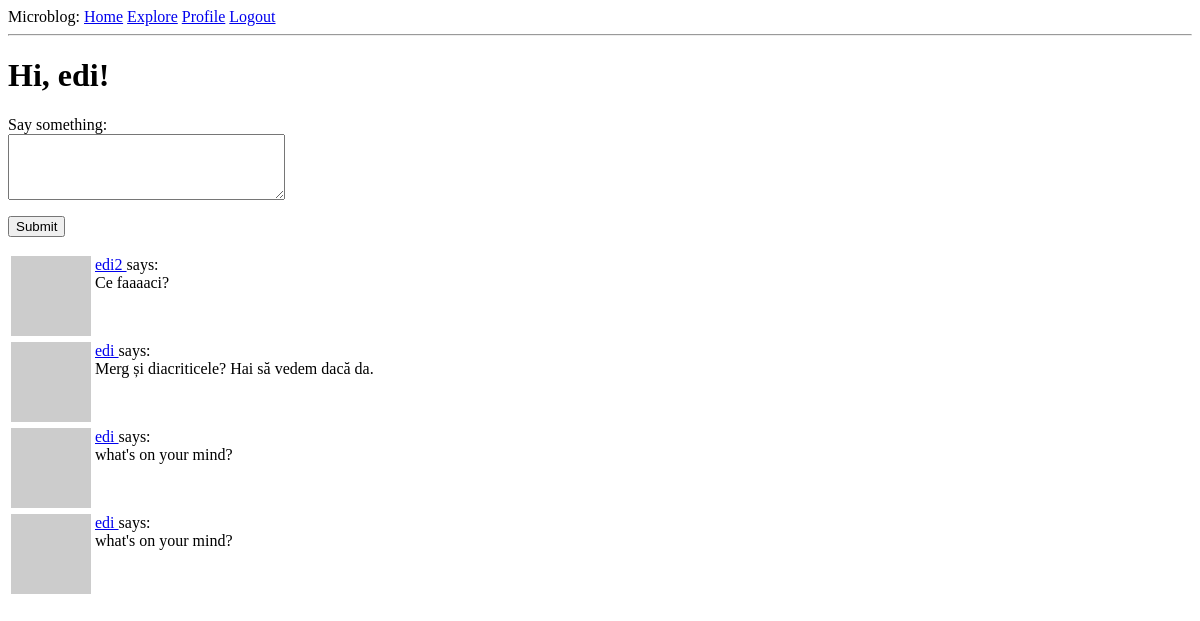
Before: /index (signed in) with the older database file.
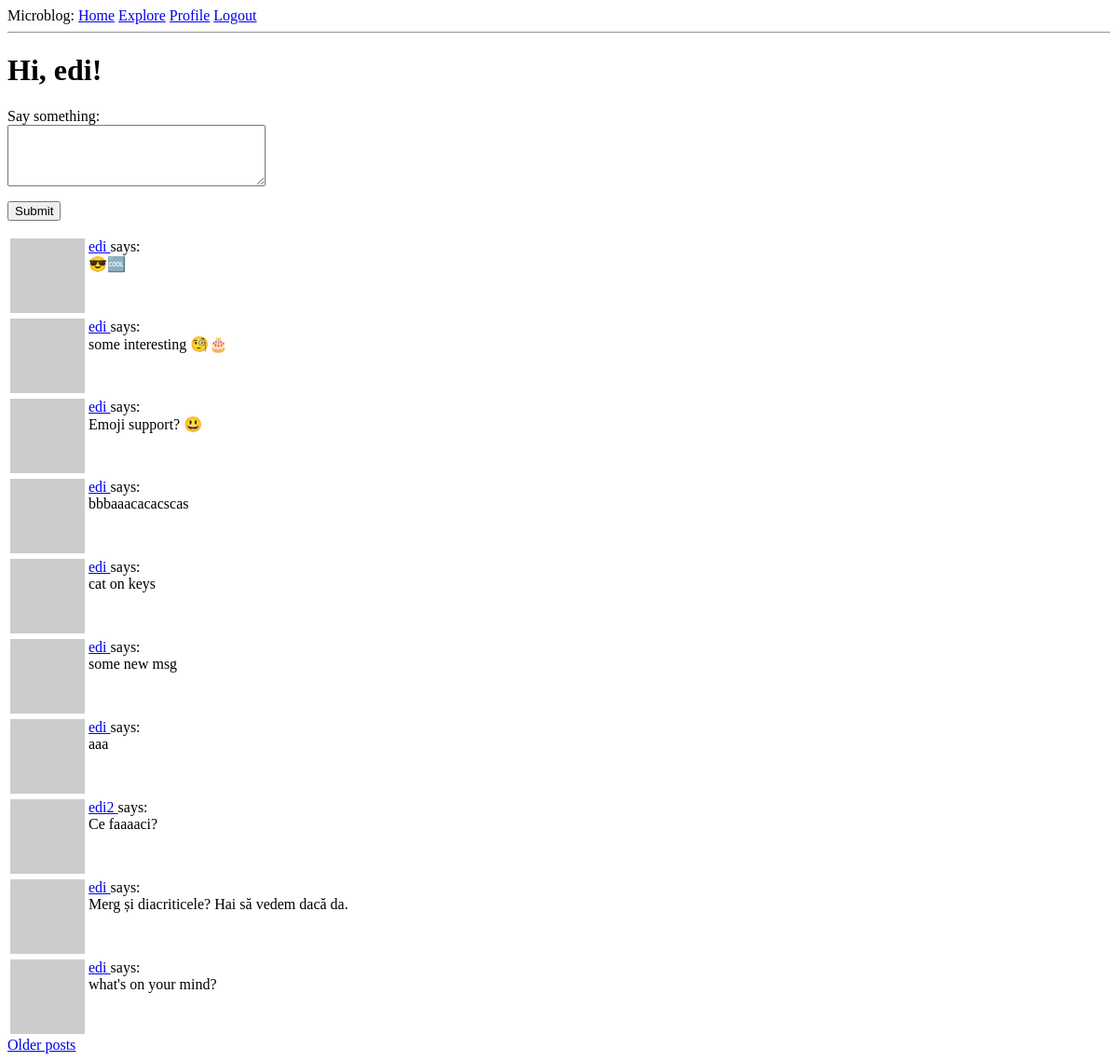
After: the same page with the newer database file.
### app/models.py (models this page shows, shortened)
class Post(db.Model):
    id = db.Column(db.Integer, primary_key=True)
    body = db.Column(db.String(140))
    timestamp = db.Column(db.DateTime, index=True, default=datetime.utcnow)
    user_id = db.Column(db.Integer, db.ForeignKey("user.id"))

class User(UserMixin, db.Model):
    id = db.Column(db.Integer, primary_key=True)
    username = db.Column(db.String(64), index=True, unique=True)
    email = db.Column(db.String(120), index=True, unique=True)
    password_hash = db.Column(db.String(128))
    """
    user.posts will retrieve all the Posts made by this User
    post.author will retrieve the User that made the Post
    """
    posts = db.relationship("Post", backref="author", lazy="dynamic")
    about_me = db.Column(db.String(140))
    last_seen = db.Column(db.DateTime, default = datetime.utcnow)
    """
    Define many-to-many relationship between User instances.
    user1 = user2 has the meaning of: user1 is following user2
        * secondary = sets association table defined above
        * primaryjoin = links follower with association table
        * secondaryjoin = links followed with association table
    """
    followed = db.relationship(
        "User", secondary = followers,
        primaryjoin=(followers.c.follower_id == id),
        secondaryjoin=(followers.c.followed_id == id),
        backref=db.backref("followers", lazy = "dynamic"), lazy = "dynamic")
    def avatar(self, size):
        digest = md5(self.email.lower().encode("utf-8")).hexdigest()
        return "https://www.gravatar.com/avatar/{}?d=identicon&s={}".format(digest, size)
    def followed_posts(self):
        posts_followed = Post.query.join(followers, (followers.c.followed_id == Post.user_id))\
                                   .filter(followers.c.follower_id == self.id)
        posts_owned = Post.query.filter_by(user_id = self.id)
        return posts_followed.union(posts_owned).order_by(Post.timestamp.desc())

### app/routes.py (the view)
@app.route("/", methods = ["GET", "POST"])
@app.route("/index", methods = ["GET", "POST"])
@login_required
def index():
    form = PostForm()
    if form.validate_on_submit():
        post = Post(body = form.post.data, author = current_user)
        db.session.add(post)
        db.session.commit()
        flash("Your post has been saved")
        return redirect(url_for("index"))
    page = request.args.get(key = 'page', default = 1, type = int)
    ret_404_on_empty_range = False
    posts = current_user.followed_posts().paginate(page, app.config['POSTS_PER_PAGE'], ret_404_on_empty_range)
    next_url = url_for("index", page = posts.next_num)\
            if posts.has_next else None
    prev_url = url_for("index", page = posts.prev_num)\
            if posts.has_prev else None
    return render_template("index.html", title = "Home", form = form,\
            posts = posts.items, next_url = next_url, prev_url = prev_url)

### app/forms.py
class PostForm(FlaskForm):
    post = TextAreaField("Say something:", validators = [DataRequired(), Length(min = 1, max = 140)])
    submit = SubmitField('Submit')

### app/models.py (called while the page is built)
@login.user_loader
def load_user(id):
    return User.query.get(int(id))

### app/routes.py (called while the page is built)
@app.before_request
def before_request():
    if current_user.is_authenticated:
        current_user.last_seen = datetime.utcnow()
        db.session.commit()

### app/templates/index.html (shortened to what this page needs)
{% extends "base.html" %}
{% block content %}
    <h1>Hi, {{ current_user.username }}!</h1>
    {% if form %}
        <form action="" method="post">
            <p>
                {{ form.post.label }}<br>
                {{ form.post(cols=32, rows=4) }}<br>
            </p>
            <p>{{ form.submit() }}</p>
        </form>
    {% endif %}
    {% include "paginated_posts.html" %}
{% endblock %}

### app/templates/sub_post.html
<table>
    <tr valign="top">
        <td>
            <a href={{url_for("user", username = post.author.username)}}>
                <img src="{{ post.author.avatar(32) }}" />
            </a>
        </td>
        <td>
            <a href={{url_for("user", username = post.author.username)}}>
                {{ post.author.username }}
            </a>
            says:<br>{{ post.body }}
        </td>
    </tr>
</table>

Changed rows visible on the page:
no longer on this page (row unchanged): Post: author.username "edi", body "what's on your mind?"
added Post: author.username "edi", body "😎🆒"
added Post: author.username "edi", body "some interesting 🧐🎂"
added Post: author.username "edi", body "Emoji support? 😃"
added Post: author.username "edi", body "bbbaaacacacscas"
added Post: author.username "edi", body "cat on keys"
added Post: author.username "edi", body "some new msg"
added Post: author.username "edi", body "aaa"
Other visible differences:
text now shown: "Older posts"
